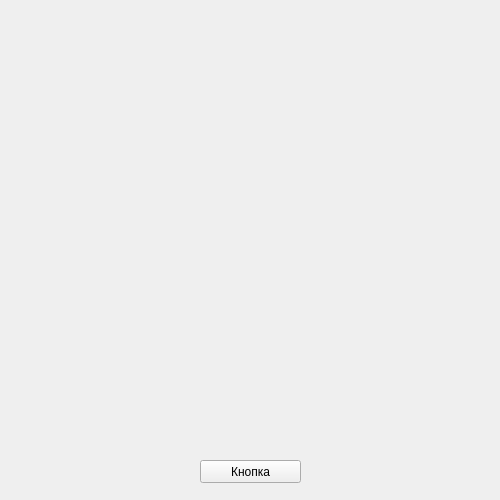
<?xml version="1.0" encoding="UTF-8"?>
<ui version="4.0">
 <class>Form</class>
 <widget class="QWidget" name="Form">
  <property name="geometry">
   <rect>
    <x>0</x>
    <y>0</y>
    <width>500</width>
    <height>500</height>
   </rect>
  </property>
  <property name="windowTitle">
   <string>Window</string>
  </property>
  <widget class="QPushButton" name="btn">
   <property name="geometry">
    <rect>
     <x>200</x>
     <y>460</y>
     <width>101</width>
     <height>23</height>
    </rect>
   </property>
   <property name="text">
    <string>Кнопка</string>
   </property>
  </widget>
 </widget>
 <resources/>
 <connections/>
</ui>
